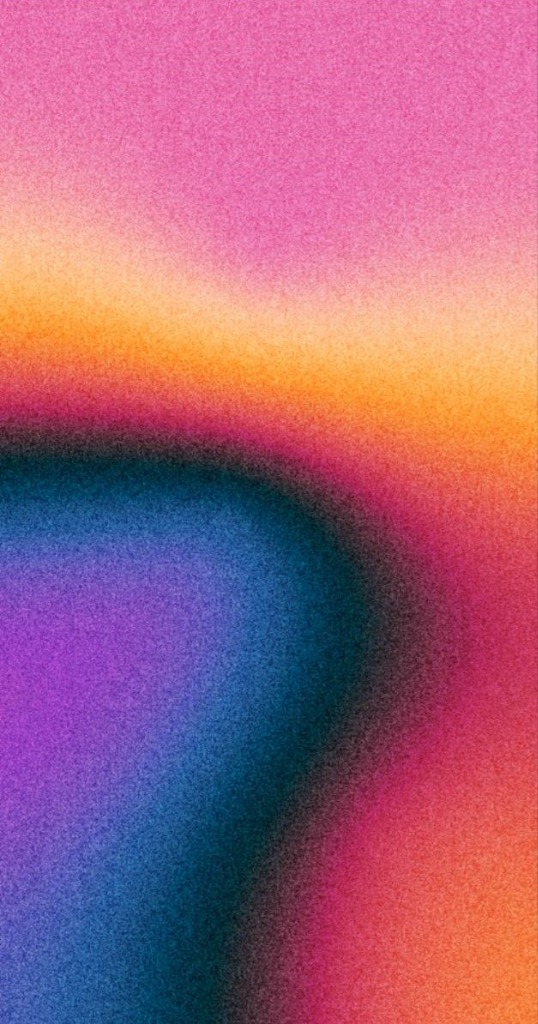
#> input picture assets/presets/acid.jpg, 538 x 1024 px
$ python -i image_renderer.py   (imports and definitions only)
#> lines starting #> are read from the running program, lines starting #| are printed output that depends on the picture
import logging
import os
from dataclasses import dataclass
from io import BytesIO

import requests
from PIL import Image, ImageDraw, ImageFont, ImageOps
from services.layout_engine import LayoutSpec

WIDTH = 1080
HEIGHT = 1350
PADDING_X = 80
PADDING_Y = 100
LOGO_TEXT = "chu ai"
DEFAULT_BG = (30, 41, 59, 255)
AUTO_CARD_BOUNDS = (54, 104, WIDTH - 54, HEIGHT - 150)

PALETTES = {
    "standard": {"accent": "#7dd3fc", "muted": "#cbd5e1", "panel": (8, 15, 30, 172)},
    "prosto": {"accent": "#f9a8d4", "muted": "#f5d0fe", "panel": (43, 10, 24, 178)},
    "rampart": {"accent": "#f59e0b", "muted": "#fde68a", "panel": (41, 24, 3, 178)},
    "dela": {"accent": "#86efac", "muted": "#dcfce7", "panel": (6, 33, 27, 178)},
}

THEME_PALETTES = {
    "business_dark": {"accent": "#38bdf8", "muted": "#dbeafe", "panel": (8, 15, 30, 178)},
    "minimal_light": {"accent": "#0f172a", "muted": "#334155", "panel": (247, 250, 252, 218)},
    "creator_bold": {"accent": "#f472b6", "muted": "#fae8ff", "panel": (57, 20, 59, 184)},
    "editorial_premium": {"accent": "#f59e0b", "muted": "#fef3c7", "panel": (54, 42, 18, 184)},
}


@dataclass(frozen=True)
class SlideLayout:
    variant: str
    title_size: int
    body_size: int
    title_max_lines: int
    body_max_lines: int
    card: tuple[int, int, int, int]
    eyebrow: str
    show_progress: bool


# [131 lines left out: functions render_layout_spec, render_slide, not called in this run]


def _load_background(bg_source, theme: str | None = None) -> Image.Image:
#> called with bg_source = '../assets/presets/acid.jpg'
    if isinstance(bg_source, BytesIO):
        bg_source.seek(0)
        bg_img = Image.open(bg_source).convert("RGBA")
    elif isinstance(bg_source, str) and bg_source.startswith("http"):
        response = requests.get(bg_source, timeout=20)
        response.raise_for_status()
        bg_img = Image.open(BytesIO(response.content)).convert("RGBA")
    elif isinstance(bg_source, str) and os.path.exists(bg_source):
        bg_img = Image.open(bg_source).convert("RGBA")
    else:
        bg_img = _generate_theme_background(theme or "business_dark")
    return ImageOps.fit(bg_img, (WIDTH, HEIGHT))
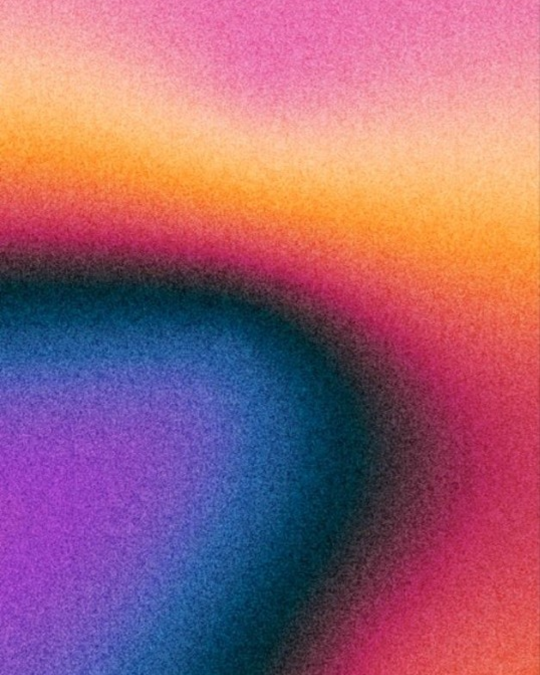
#> returned value: PIL image 1080x1350 RGBA (shown at 1/2 size); mean R, G, B, A 157.4, 97.5, 119.3, 255


# [379 lines left out: functions _apply_overlay, _resolve_font_paths, _choose_layout, _build_explicit_layout, _generate_theme_background, _draw_frame_chrome and 9 more, not called in this run]

>>> result = _load_background('../assets/presets/acid.jpg')

$ run again, on assets/presets/paper.jpg
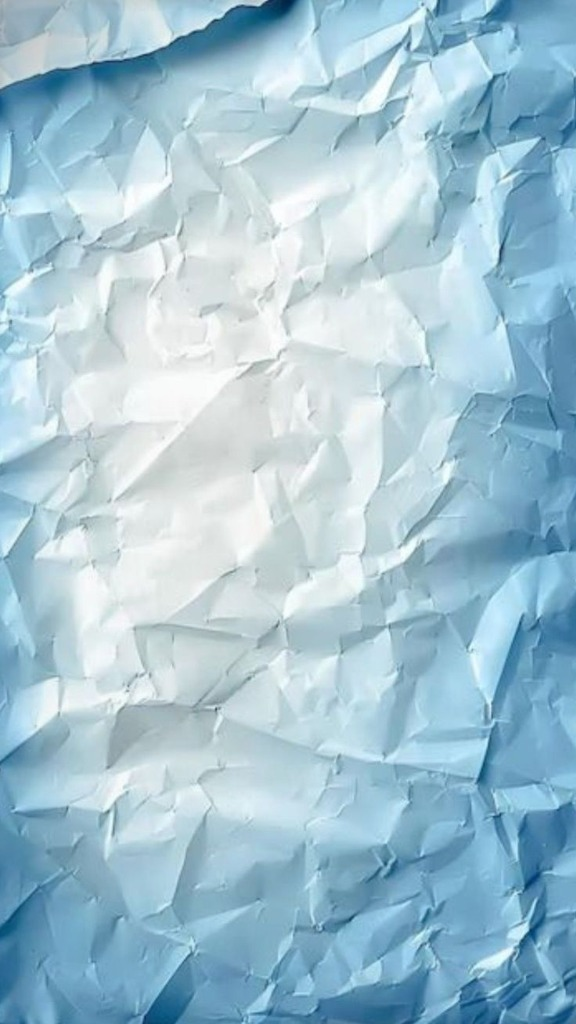
#> input picture assets/presets/paper.jpg, 576 x 1024 px
#> in _load_background, `return ImageOps.fit(bg_img, (WIDTH, HEIGHT))`:
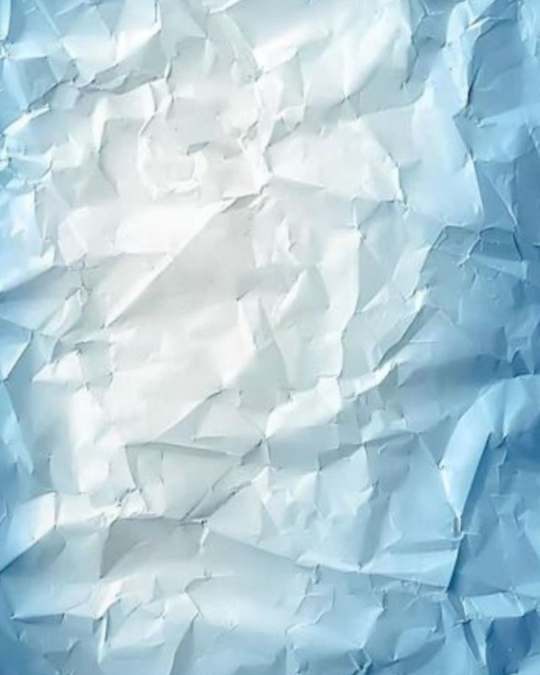
#> returned value: PIL image 1080x1350 RGBA (shown at 1/2 size); mean R, G, B, A 179.2, 206.2, 217.6, 255

$ run again, on assets/presets/glitch.png
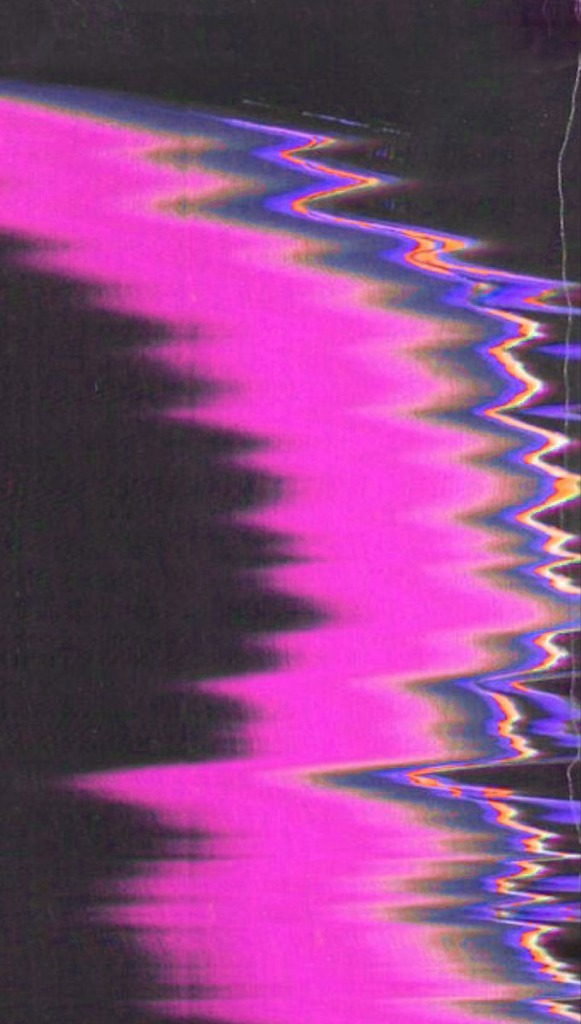
#> input picture assets/presets/glitch.png, 581 x 1024 px
#> in _load_background, `return ImageOps.fit(bg_img, (WIDTH, HEIGHT))`:
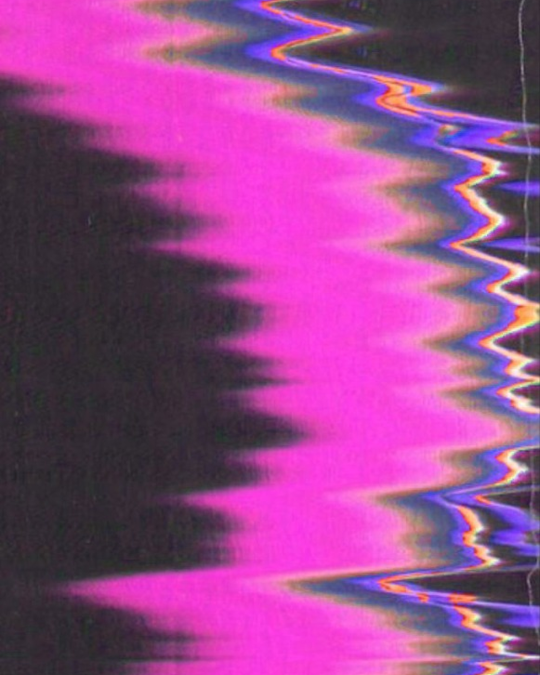
#> returned value: PIL image 1080x1350 RGBA (shown at 1/2 size); mean R, G, B, A 147.1, 70.9, 136.5, 255
